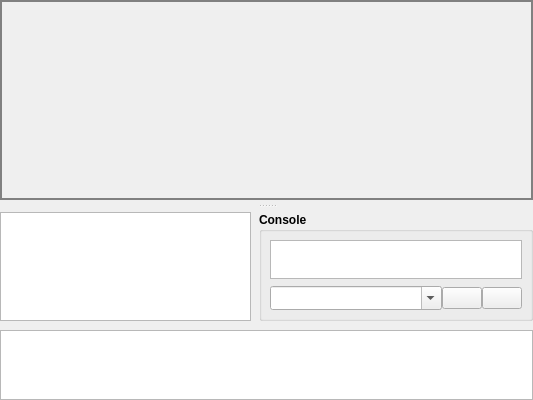
        <widget class="QSplitter" name="splitter">
         <property name="orientation">
          <enum>Qt::Vertical</enum>
         </property>
         <property name="handleWidth">
          <number>12</number>
         </property>
         <widget class="QWidget" name="frame" native="true">
          <property name="sizePolicy">
           <sizepolicy hsizetype="Preferred" vsizetype="Minimum">
            <horstretch>0</horstretch>
            <verstretch>0</verstretch>
           </sizepolicy>
          </property>
          <property name="minimumSize">
           <size>
            <width>0</width>
            <height>200</height>
           </size>
          </property>
          <property name="styleSheet">
           <string notr="true">border: 1px solid gray;</string>
          </property>
          <layout class="QVBoxLayout" name="verticalLayout_8">
           <property name="leftMargin">
            <number>1</number>
           </property>
           <property name="topMargin">
            <number>1</number>
           </property>
           <property name="rightMargin">
            <number>1</number>
           </property>
           <property name="bottomMargin">
            <number>1</number>
           </property>
           <item>
            <widget class="GLWidget" name="glwVisualizer" native="true"/>
           </item>
          </layout>
         </widget>
         <widget class="QWidget" name="layoutWidget">
          <layout class="QVBoxLayout" name="verticalLayout_7">
           <property name="spacing">
            <number>9</number>
           </property>
           <item>
            <layout class="QHBoxLayout" name="horizontalLayout">
             <property name="spacing">
              <number>8</number>
             </property>
             <property name="sizeConstraint">
              <enum>QLayout::SetFixedSize</enum>
             </property>
             <item>
              <widget class="QTableView" name="tblProgram">
               <property name="font">
                <font>
                 <pointsize>9</pointsize>
                </font>
               </property>
               <property name="contextMenuPolicy">
                <enum>Qt::CustomContextMenu</enum>
               </property>
               <property name="editTriggers">
                <set>QAbstractItemView::AnyKeyPressed|QAbstractItemView::DoubleClicked|QAbstractItemView::EditKeyPressed|QAbstractItemView::SelectedClicked</set>
               </property>
               <property name="selectionMode">
                <enum>QAbstractItemView::ContiguousSelection</enum>
               </property>
               <property name="selectionBehavior">
                <enum>QAbstractItemView::SelectRows</enum>
               </property>
               <property name="gridStyle">
                <enum>Qt::DashLine</enum>
               </property>
               <attribute name="horizontalHeaderHighlightSections">
                <bool>false</bool>
               </attribute>
               <attribute name="horizontalHeaderMinimumSectionSize">
                <number>50</number>
               </attribute>
               <attribute name="verticalHeaderVisible">
                <bool>false</bool>
               </attribute>
              </widget>
             </item>
             <item>
              <widget class="GroupBox" name="grpConsole">
               <property name="font">
                <font>
                 <weight>75</weight>
                 <bold>true</bold>
                </font>
               </property>
               <property name="autoFillBackground">
                <bool>false</bool>
               </property>
               <property name="title">
                <string>Console</string>
               </property>
               <layout class="QVBoxLayout" name="verticalLayout_3" stretch="0,0,0">
                <property name="spacing">
                 <number>0</number>
                </property>
                <property name="leftMargin">
                 <number>8</number>
                </property>
                <property name="topMargin">
                 <number>8</number>
                </property>
                <property name="rightMargin">
                 <number>8</number>
                </property>
                <property name="bottomMargin">
                 <number>8</number>
                </property>
                <item>
                 <widget class="QPlainTextEdit" name="txtConsole">
                  <property name="minimumSize">
                   <size>
                    <width>0</width>
                    <height>1</height>
                   </size>
                  </property>
                  <property name="font">
                   <font>
                    <pointsize>9</pointsize>
                   </font>
                  </property>
                  <property name="readOnly">
                   <bool>true</bool>
                  </property>
                 </widget>
                </item>
                <item>
                 <spacer name="spacerConsole">
                  <property name="orientation">
                   <enum>Qt::Vertical</enum>
                  </property>
                  <property name="sizeType">
                   <enum>QSizePolicy::Fixed</enum>
                  </property>
                  <property name="sizeHint" stdset="0">
                   <size>
                    <width>20</width>
                    <height>7</height>
                   </size>
                  </property>
                 </spacer>
                </item>
                <item>
                 <layout class="QHBoxLayout" name="horizontalLayout_7" stretch="1,0,0">
                  <item>
                   <widget class="ComboBox" name="cboCommand">
                    <property name="styleSheet">
                     <string notr="true">padding-top: 3;
padding-bottom: 3;
padding-right: 8;</string>
                    </property>
                    <property name="editable">
                     <bool>true</bool>
                    </property>
                    <property name="maxVisibleItems">
                     <number>5</number>
                    </property>
                    <property name="maxCount">
                     <number>10</number>
                    </property>
                    <property name="insertPolicy">
                     <enum>QComboBox::InsertAtTop</enum>
                    </property>
                   </widget>
                  </item>
                  <item>
                   <widget class="QPushButton" name="cmdCommandSend">
                    <property name="toolTip">
                     <string>Send command</string>
                    </property>
                    <property name="icon">
                     <iconset resource="images.qrc">
                      <normaloff>:/images/send_1.png</normaloff>:/images/send_1.png</iconset>
                    </property>
                    <property name="iconSize">
                     <size>
                      <width>16</width>
                      <height>16</height>
                     </size>
                    </property>
                   </widget>
                  </item>
                  <item>
                   <widget class="QPushButton" name="cmdClearConsole">
                    <property name="toolTip">
                     <string>Clear console</string>
                    </property>
                    <property name="icon">
                     <iconset resource="images.qrc">
                      <normaloff>:/images/erase_1.png</normaloff>:/images/erase_1.png</iconset>
                    </property>
                    <property name="iconSize">
                     <size>
                      <width>16</width>
                      <height>16</height>
                     </size>
                    </property>
                   </widget>
                  </item>
                 </layout>
                </item>
               </layout>
              </widget>
             </item>
            </layout>
           </item>
           <item>
            <widget class="QTableView" name="tblHeightMap">
             <property name="alternatingRowColors">
              <bool>true</bool>
             </property>
             <property name="selectionMode">
              <enum>QAbstractItemView::SingleSelection</enum>
             </property>
             <property name="gridStyle">
              <enum>Qt::DashLine</enum>
             </property>
             <attribute name="horizontalHeaderVisible">
              <bool>false</bool>
             </attribute>
             <attribute name="horizontalHeaderDefaultSectionSize">
              <number>60</number>
             </attribute>
             <attribute name="horizontalHeaderHighlightSections">
              <bool>false</bool>
             </attribute>
             <attribute name="verticalHeaderVisible">
              <bool>false</bool>
             </attribute>
            </widget>
           </item>
          </layout>
         </widget>
        </widget>
